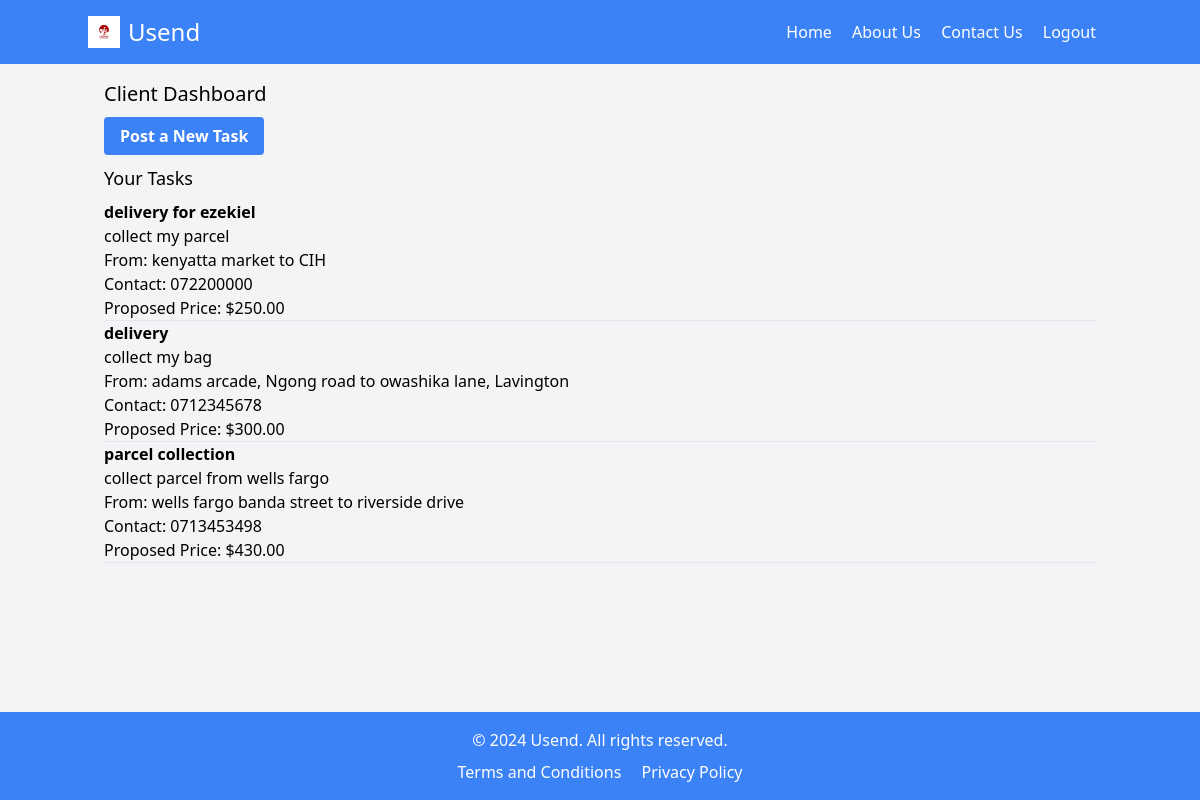
The page /client_dashboard/ (signed in) on the database its author committed.
### UsendApp/models.py (models this page shows, shortened)
class Task(models.Model):
    STATUS_CHOICES = [
        ('Pending', 'Pending'),
        ('In Progress', 'In Progress'),
        ('Completed', 'Completed'),
        ('Paid', 'Paid'),
    ]
    client = models.ForeignKey(User, related_name='tasks', on_delete=models.CASCADE)
    runner = models.ForeignKey(User, related_name='assigned_tasks', null=True, blank=True, on_delete=models.SET_NULL)
    title = models.CharField(max_length=255)
    description = models.TextField()
    phone_number = models.CharField(max_length=15, null=True, blank=True)
    location_from = models.CharField(max_length=255)
    location_to = models.CharField(max_length=255)
    proposed_price = models.DecimalField(max_digits=10, decimal_places=2, null=True, blank=True)
    status = models.CharField(max_length=20, choices=STATUS_CHOICES, default='Pending')
    created_at = models.DateTimeField(auto_now_add=True)

### UsendApp/views.py (the view)
# urls.py: path('client_dashboard/', views.client_dashboard, name='client_dashboard'),
@login_required
def client_dashboard(request):
    tasks = Task.objects.filter(client=request.user)
    return render(request, 'UsendApp/Client_dashboard.html', {'tasks': tasks})

### UsendApp/templates/UsendApp/Client_dashboard.html (shortened to what this page needs)
{% extends "UsendApp/base.html" %}
{% block content %}
<h2 class="text-xl mb-4">Client Dashboard</h2>
<a href="{% url 'post_task' %}" class="bg-blue-500 hover:bg-blue-700 text-white font-bold py-2 px-4 rounded">Post a New Task</a>
<h3 class="text-lg mt-4 mb-2">Your Tasks</h3>
<ul>
    {% for task in tasks %}
    <li>
        <strong>{{ task.title }}</strong><br>
        {{ task.description }}<br>
        From: {{ task.location_from }} to {{ task.location_to }}<br>
        Contact: {{ task.phone_number }}<br>
        {% if task.proposed_price %}
            Proposed Price: ${{ task.proposed_price }}<br>
        {% else %}
            Waiting for runner to propose price...
        {% endif %}
    </li>
    <hr>
    {% endfor %}
</ul>
{% endblock %}

### rows shown on the page
Task: title "delivery for ezekiel", description "collect my parcel", location_from "kenyatta market", location_to "CIH", phone_number "072200000", proposed_price "250.00"
Task: title "delivery", description "collect my bag", location_from "adams arcade, Ngong road", location_to "owashika lane, Lavington", phone_number "0712345678", proposed_price "300.00"
Task: title "parcel collection", description "collect parcel from wells fargo", location_from "wells fargo banda street", location_to "riverside drive", phone_number "0713453498", proposed_price "430.00"
